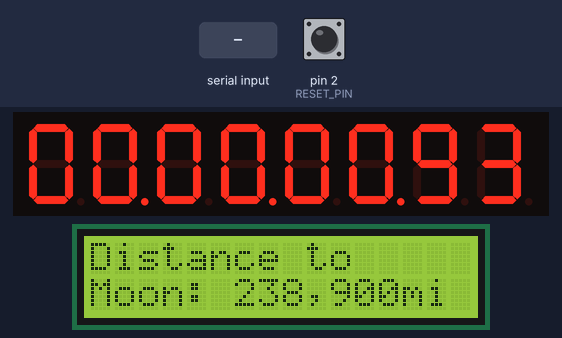
The sketch below on a simulated Arduino Uno, built with avr-gcc and run on an emulated ATmega328P. On the bench: 8-digit seven-segment display, 16×2 character LCD. Wiring (inferred from the names in the program): MAX7219 LED driver: data pin 12; clock pin 11; CS pin 13. The test bench sets the inputs (shaded band); at power-on: pin 2 (RESET_PIN) HIGH. Random numbers use the default seed unless the sketch sets one; the audio player accepts every command and is not drawn; what the sketch prints to the serial monitor is not drawn.

Above: at 3.4 s.
3.5 s: pin 2 (RESET_PIN) pulled LOW for 0.15 s
At 3.93 s:
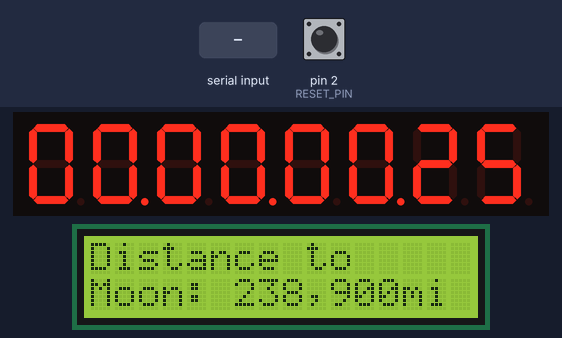
4.2 s: byte 13 ('\r') received over Serial
7.2 s: pin 2 (RESET_PIN) pulled LOW for 1 s
At 7.62 s:
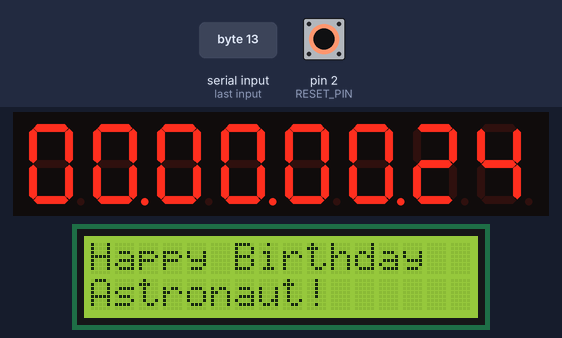
At 10.67 s:
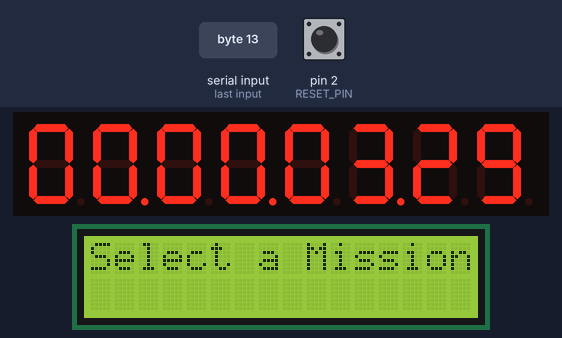
Timing chart, 0 to 12.2 s (numbered marks = the images above; inputs shaded):
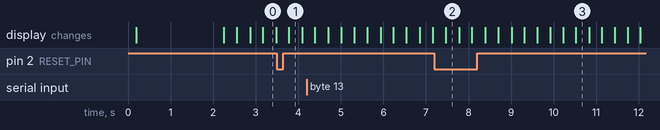

The sketch:

mission_control.ino
```cpp
/*
  Mission Control (Arduino B) – mission timer, LCD, DFPlayer Mini

  Receives the six switch states from the Switch Panel Arduino (see
  switch_panel/switch_panel.ino) and produces the audio, LCD and display output.

  Libraries (Library Manager):
    - LiquidCrystal I2C  (Frank de Brabander)
    - DFRobotDFPlayerMini
  (The HW-179 / MAX7219 display is driven directly, no library needed.)

  Wiring:
    Switch Panel   -> D0 (RX) <- Switch Panel Arduino D2 (TX), GND to GND
                      (unplug this wire while uploading this sketch)
    Reset button   -> D2 to GND (internal pull-up, LOW = pressed)
    HW-179 display -> DIN D12, CS D13, CLK D11, VCC 5V, GND GND
    DFPlayer Mini  -> Arduino D10 (RX) <- DFPlayer TX
                      Arduino D9 (TX) -> DFPlayer RX (through ~1k resistor)
    LCD 16x2 I2C   -> SDA A4, SCL A5, VCC 5V, GND GND

  SD card tracks (0001.mp3, 0002.mp3, ...):
    1        boot track, plays at power-up
    10       Switch 1
    2-5, 7   Switch 2 "Comms"        (one picked at random)
    6, 8     Switch 3 "Navigation"   (one picked at random)
    12-16    Switch 4 "Mission Brief" (one picked at random)
    17-19    Switch 5 "Spacewalk"    (one picked at random)
    9        Switch 6 (placeholder - set your own track)

  NOTE: pins match the tested DFPlayer and timer sketches; nothing overlaps.
  Change the pin constants below to match your PCB.
*/

#include <SoftwareSerial.h>
#include <Wire.h>
#include <LiquidCrystal_I2C.h>
#include <DFRobotDFPlayerMini.h>

// ---------- Configuration ----------
#define ASTRONAUT_NAME "Astronaut"   // your astronaut's name, max 15 characters (shown on the LCD)

const uint8_t NUM_SWITCHES = 6;

const uint8_t RESET_PIN = 2;      // button to GND; restarts the mission timer

const uint8_t MAX_DIN = 12;
const uint8_t MAX_CS  = 13;
const uint8_t MAX_CLK = 11;

const uint8_t DFPLAYER_RX = 10;   // Arduino receives on this pin
const uint8_t DFPLAYER_TX = 9;    // Arduino transmits on this pin
const uint8_t LCD_ADDRESS = 0x27; // try 0x3F if the LCD stays blank

const bool          COUNT_DOWN      = false;           // false = count up from 0
const unsigned long MISSION_SECONDS = 60UL * 60UL;     // countdown start (max 99:59:59)

// Test rotation: when true, the timer ignores COUNT_DOWN/MISSION_SECONDS and cycles through
// the TEST_PHASES below, TEST_PHASE_MS each, so you can check the display. Set false for normal use.
const bool          TEST_TIMER_ROTATION = true;
const unsigned long TEST_PHASE_MS       = 10000;
struct TestPhase { bool countDown; unsigned long startMs; };
const TestPhase TEST_PHASES[] = {
  { false, 0UL },                          // count up from 00.00.00.00
  { true,  10000UL },                      // count down from 00.00.10.00 to zero
  { false, 59UL * 60000UL + 55000UL },     // count up from 00.59.55.00 (tests minute/hour rollover)
  { true,  3600000UL + 5000UL },           // count down from 01.00.05.00 (tests rollover downward)
};
const uint8_t NUM_TEST_PHASES = sizeof(TEST_PHASES) / sizeof(TEST_PHASES[0]);
const uint8_t       DISPLAY_BRIGHT  = 8;               // 0-15
const unsigned long DEBOUNCE_MS     = 30;
const uint8_t       VOLUME          = 7;               // 0-30
const uint16_t      BOOT_TRACK      = 1;
const unsigned long BOOT_GRACE_MS   = 2000;            // ignore switches while boot track plays
const unsigned long LCD_ROTATE_MS   = 5000;            // seconds each LCD page stays up

// ---------- LCD pages (rotate every LCD_ROTATE_MS) ----------
struct Page { const char* line1; const char* line2; };
const Page LCD_PAGES[] = {
  { "Distance to",      "Moon: 238,900mi" },
  { "Happy Birthday",   ASTRONAUT_NAME "!" },
  { "Select a Mission", ""                },
};
const uint8_t NUM_PAGES = sizeof(LCD_PAGES) / sizeof(LCD_PAGES[0]);

// ---------- Switch messages (shown when that switch is the most recent one toggled) ----------
// Order = Switch 1..6. Edit the text to suit. Each line is max 16 characters.
struct SwitchMsg { Page on; Page off; };
const SwitchMsg SWITCH_MSGS[] = {
  { { "Switch 1",     "ON"  }, { "Switch 1",     "OFF" } },
  { { "Comms",        "ON"  }, { "Comms",        "OFF" } },
  { { "Navigation",   "ON"  }, { "Navigation",   "OFF" } },
  { { "Mission Brief","ON"  }, { "Mission Brief","OFF" } },
  { { "Spacewalk",    "ON"  }, { "Spacewalk",    "OFF" } },
  { { "Switch 6",     "ON"  }, { "Switch 6",     "OFF" } },
};

// ---------- Hardware objects ----------
LiquidCrystal_I2C   lcd(LCD_ADDRESS, 16, 2);
SoftwareSerial      playerSerial(DFPLAYER_RX, DFPLAYER_TX);
DFRobotDFPlayerMini player;

// ---------- State ----------
bool          switchState[NUM_SWITCHES];      // true = ON (as reported by the Switch Panel)
bool          haveBaseline = false;           // first message only sets the starting state
char          rxBuf[NUM_SWITCHES + 3];
uint8_t       rxLen = 0;

unsigned long missionStartMs;
unsigned long lastShownCs = 0xFFFFFFFF;   // last hundredth-of-a-second value drawn
bool          timerExpiredFired = false;
bool          playerReady = false;

bool          lastResetReading = HIGH;
bool          resetState       = HIGH;
unsigned long lastResetChangeMs = 0;

unsigned long inputsEnableAtMs;
bool          inputsEnabled = false;

uint8_t       lcdPage = 0;
unsigned long lcdLastSwapMs;
bool          lcdRotating = true;             // stops once the timer expires

// ---------- Setup ----------
void setup() {
  Serial.begin(9600);
  randomSeed(analogRead(A3));

  pinMode(RESET_PIN, INPUT_PULLUP);

  setupTimerDisplay();
  setupLcd();
  setupPlayer();

  playTrack(BOOT_TRACK);
  inputsEnableAtMs = millis() + BOOT_GRACE_MS;
  missionStartMs = millis();
}

void setupTimerDisplay() {
  pinMode(MAX_DIN, OUTPUT);
  pinMode(MAX_CS,  OUTPUT);
  pinMode(MAX_CLK, OUTPUT);
  digitalWrite(MAX_CS, HIGH);

  delay(100);                      // let the MAX7219 finish powering up
  maxInit();
  showTimer(COUNT_DOWN ? MISSION_SECONDS * 1000UL : 0);
}

// Sends the MAX7219 configuration. Called at startup and again every second, so the
// display recovers if the chip missed the first commands (e.g. it powered up late).
void maxInit() {
  maxWrite(0x0F, 0x00);            // display test off
  maxWrite(0x0C, 0x01);            // normal operation (not shutdown)
  maxWrite(0x0B, 0x07);            // scan all 8 digits
  maxWrite(0x09, 0xFF);            // BCD decode on all digits
  maxWrite(0x0A, DISPLAY_BRIGHT);  // brightness
}

void setupLcd() {
  lcd.init();
  lcd.backlight();
  showPage(lcdPage);
  lcdLastSwapMs = millis();
}

void setupPlayer() {
  playerSerial.begin(9600);
  delay(300);
  // ACK off + reset on, with a settle delay (matches the tested DFPlayer sketch)
  playerReady = player.begin(playerSerial, /*isACK=*/false, /*doReset=*/true);
  if (playerReady) {
    player.setTimeOut(500);
    player.EQ(DFPLAYER_EQ_NORMAL);
    player.outputDevice(DFPLAYER_DEVICE_SD);
    player.volume(VOLUME);
    delay(1200);
  } else {
    Serial.println(F("DFPlayer not found - check wiring/SD card"));
  }
}

// ---------- Main loop ----------
void loop() {
  if (!inputsEnabled && millis() >= inputsEnableAtMs) inputsEnabled = true;

  updateLink();
  updateResetButton();
  updateTimer();
  updateLcd();
}

// ---------- Link from the Switch Panel ----------
// Messages look like "S010001\n" ('1' = that switch is active). Calls
// onSwitchChanged() once per change. The first message only sets the baseline.
void updateLink() {
  while (Serial.available()) {
    char c = Serial.read();
    if (c == '\r') continue;
    if (c != '\n') {
      if (rxLen < sizeof(rxBuf) - 1) rxBuf[rxLen++] = c;
      continue;
    }
    rxBuf[rxLen] = '\0';
    if (rxLen == NUM_SWITCHES + 1 && rxBuf[0] == 'S') applyStates(rxBuf + 1);
    rxLen = 0;
  }
}

void applyStates(const char* states) {
  for (uint8_t i = 0; i < NUM_SWITCHES; i++) {
    bool on = (states[i] == '1');
    if (haveBaseline && inputsEnabled && on != switchState[i]) {
      switchState[i] = on;
      onSwitchChanged(i, on);
    } else {
      switchState[i] = on;
    }
  }
  haveBaseline = true;
}

// ---------- Reset button ----------
// Debounced; a press restarts the timer from 00-00-00 (or the countdown start).
void updateResetButton() {
  unsigned long now = millis();
  bool reading = digitalRead(RESET_PIN);
  if (reading != lastResetReading) {
    lastResetReading  = reading;
    lastResetChangeMs = now;
  }
  if (reading != resetState && now - lastResetChangeMs >= DEBOUNCE_MS) {
    resetState = reading;
    if (resetState == LOW) resetTimer();
  }
}

void resetTimer() {
  Serial.println(F("Timer reset"));
  missionStartMs   = millis();
  lastShownCs      = 0xFFFFFFFF;       // force the display to redraw
  timerExpiredFired = false;
  if (!lcdRotating) {                  // leave the "EXPIRED" screen
    lcdRotating   = true;
    lcdLastSwapMs = millis();
    showPage(lcdPage);
  }
}

// ---------- Commands ----------
// index is 0-5 (Switch 1-6); isOn is true when the switch is ON.
// Track numbers refer to files on the SD card: 0001.mp3, 0002.mp3, ...
void onSwitchChanged(uint8_t index, bool isOn) {
  Serial.print(F("Switch "));
  Serial.print(index + 1);
  Serial.println(isOn ? F(" ON") : F(" OFF"));

  // The most recent toggle controls the LCD: stop the idle pages and show its message
  lcdRotating = false;
  const Page& msg = isOn ? SWITCH_MSGS[index].on : SWITCH_MSGS[index].off;
  showMessage(msg.line1, msg.line2);

  if (!isOn) return;   // only trigger audio when a switch is turned ON

  switch (index) {
    case 0:   // Switch 1
      playTrack(10);
      break;
    case 1: { // Switch 2 "Comms": random 2-5 or 7 (skips 6)
      uint16_t t = random(2, 7);      // 2..6
      if (t == 6) t = 7;
      playTrack(t);
      break;
    }
    case 2:   // Switch 3 "Navigation": 6 or 8
      playTrack(random(0, 2) == 0 ? 6 : 8);
      break;
    case 3:   // Switch 4 "Mission Brief": 12-16
      playTrack(random(12, 17));
      break;
    case 4:   // Switch 5 "Spacewalk": 17-19
      playTrack(random(17, 20));
      break;
    case 5:   // Switch 6: placeholder track
      playTrack(9);
      break;
  }
}

// ---------- LCD ----------
void showMessage(const char* line1, const char* line2) {
  lcd.clear();
  lcd.setCursor(0, 0);
  lcd.print(line1);
  lcd.setCursor(0, 1);
  lcd.print(line2);
}

void showPage(uint8_t idx) {
  showMessage(LCD_PAGES[idx].line1, LCD_PAGES[idx].line2);
}

void updateLcd() {
  if (!lcdRotating) return;
  unsigned long now = millis();
  if (now - lcdLastSwapMs >= LCD_ROTATE_MS) {
    lcdLastSwapMs = now;
    lcdPage = (lcdPage + 1) % NUM_PAGES;
    showPage(lcdPage);
  }
}

// ---------- Audio ----------
void playTrack(uint16_t track) {
  if (playerReady) player.play(track);
}

// ---------- MAX7219 (HW-179) ----------
void maxWrite(uint8_t reg, uint8_t value) {
  digitalWrite(MAX_CS, LOW);
  shiftOut(MAX_DIN, MAX_CLK, MSBFIRST, reg);
  shiftOut(MAX_DIN, MAX_CLK, MSBFIRST, value);
  digitalWrite(MAX_CS, HIGH);
}

// Shows HH.MM.SS.cc (cc = hundredths of a second) from a time in milliseconds.
// Register 1 is the rightmost digit, 8 the leftmost.
// In BCD decode mode: 0-9 = digit; OR with 0x80 to light that digit's decimal point.
void showTimer(unsigned long ms) {
  uint8_t hh = (ms / 3600000UL) % 100;
  uint8_t mm = (ms / 60000UL) % 60;
  uint8_t ss = (ms / 1000UL) % 60;
  uint8_t cs = (ms / 10UL) % 100;

  maxWrite(8, hh / 10);
  maxWrite(7, (hh % 10) | 0x80);
  maxWrite(6, mm / 10);
  maxWrite(5, (mm % 10) | 0x80);
  maxWrite(4, ss / 10);
  maxWrite(3, (ss % 10) | 0x80);
  maxWrite(2, cs / 10);
  maxWrite(1, cs % 10);
}

// ---------- Mission timer ----------
void updateTimer() {
  unsigned long elapsed = millis() - missionStartMs;
  unsigned long shown;

  if (TEST_TIMER_ROTATION) {
    unsigned long inCycle = elapsed % (TEST_PHASE_MS * NUM_TEST_PHASES);
    const TestPhase& ph   = TEST_PHASES[inCycle / TEST_PHASE_MS];
    unsigned long t       = inCycle % TEST_PHASE_MS;
    if (ph.countDown) shown = (ph.startMs > t) ? ph.startMs - t : 0;
    else              shown = ph.startMs + t;
  } else if (COUNT_DOWN) {
    unsigned long total = MISSION_SECONDS * 1000UL;
    shown = (elapsed >= total) ? 0 : total - elapsed;
  } else {
    shown = elapsed;
  }

  static unsigned long lastInitMs = 0;
  if (millis() - lastInitMs >= 1000) {      // re-send the display setup once a second
    lastInitMs = millis();
    maxInit();
    lastShownCs = 0xFFFFFFFF;               // force a redraw
  }

  if (shown / 10UL != lastShownCs) {        // redraw only when the hundredths change
    lastShownCs = shown / 10UL;
    showTimer(shown);
    if (!TEST_TIMER_ROTATION && COUNT_DOWN && shown == 0 && !timerExpiredFired) {
      timerExpiredFired = true;
      onTimerExpired();
    }
  }
}

void onTimerExpired() {
  lcdRotating = false;
  showMessage("MISSION TIME", "EXPIRED");
  // playTrack(99);
}
```
